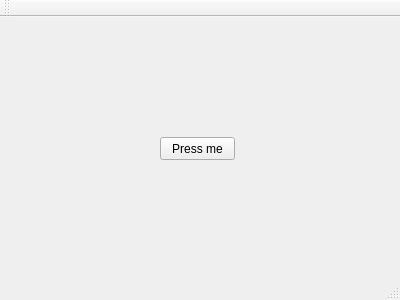
<?xml version="1.0" encoding="UTF-8"?>
<ui version="4.0">
 <class>MainWindow</class>
 <widget class="QMainWindow" name="MainWindow">
  <property name="geometry">
   <rect>
    <x>0</x>
    <y>0</y>
    <width>400</width>
    <height>300</height>
   </rect>
  </property>
  <property name="windowTitle">
   <string>NewPi</string>
  </property>
  <widget class="QWidget" name="centralWidget">
   <widget class="QPushButton" name="pushButton">
    <property name="geometry">
     <rect>
      <x>160</x>
      <y>120</y>
      <width>75</width>
      <height>23</height>
     </rect>
    </property>
    <property name="text">
     <string>Press me</string>
    </property>
   </widget>
  </widget>
  <widget class="QMenuBar" name="menuBar">
   <property name="geometry">
    <rect>
     <x>0</x>
     <y>0</y>
     <width>400</width>
     <height>21</height>
    </rect>
   </property>
  </widget>
  <widget class="QToolBar" name="mainToolBar">
   <attribute name="toolBarArea">
    <enum>TopToolBarArea</enum>
   </attribute>
   <attribute name="toolBarBreak">
    <bool>false</bool>
   </attribute>
  </widget>
  <widget class="QStatusBar" name="statusBar"/>
 </widget>
 <layoutdefault spacing="6" margin="11"/>
 <resources/>
 <connections>
  <connection>
   <sender>pushButton</sender>
   <signal>clicked()</signal>
   <receiver>MainWindow</receiver>
   <slot>ButtonClicked()</slot>
   <hints>
    <hint type="sourcelabel">
     <x>199</x>
     <y>89</y>
    </hint>
    <hint type="destinationlabel">
     <x>279</x>
     <y>230</y>
    </hint>
   </hints>
  </connection>
 </connections>
 <slots>
  <slot>ButtonClicked()</slot>
 </slots>
</ui>
